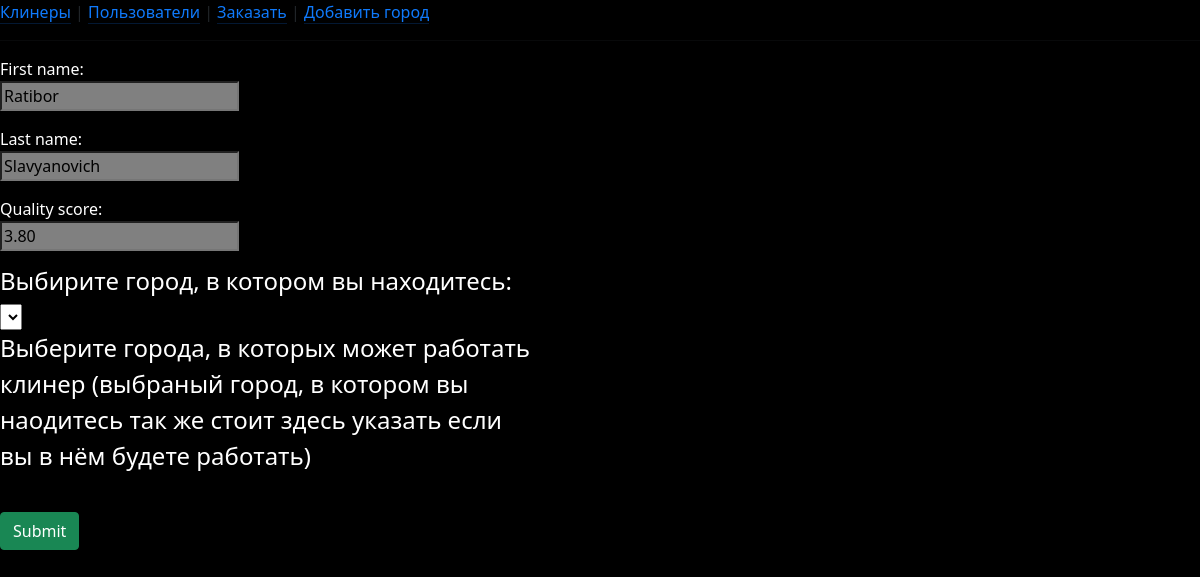
/cleaners/edit/26, run on the app's committed database.
### cleaners/models.py (models this page shows)
class Cleaner(models.Model):
    id = models.AutoField(primary_key=True)
    first_name = models.CharField(max_length=100)
    last_name = models.CharField(max_length=100)
    quality_score = models.DecimalField(max_digits=5, decimal_places=2)
    duration = models.IntegerField(default='')
    phone_number = models.CharField(max_length=50, default="")
    city = models.CharField(max_length=100, default="1")
    other_city = models.ManyToManyField('city.CityList', blank=True)

### cleaners/views.py (the view)
# urls.py: re_path(r'^edit/(?P<pk>\d+)$', CleanerUpdate.as_view(), name='edit'),
class CleanerUpdate(UpdateView):
    model = Cleaner
    success_url = reverse_lazy('cleaners:list')
    fields = ['first_name', 'last_name', 'quality_score']

### cleaners/templates/cleaners/cleaner_form.html (shortened to what this page needs)
{% extends "base.html" %}

### templates/base.html (shortened to what this page needs)
{% load static %}

### data on the page
Cleaner: first_name "Ratibor", last_name "Slavyanovich", quality_score "3.80"
